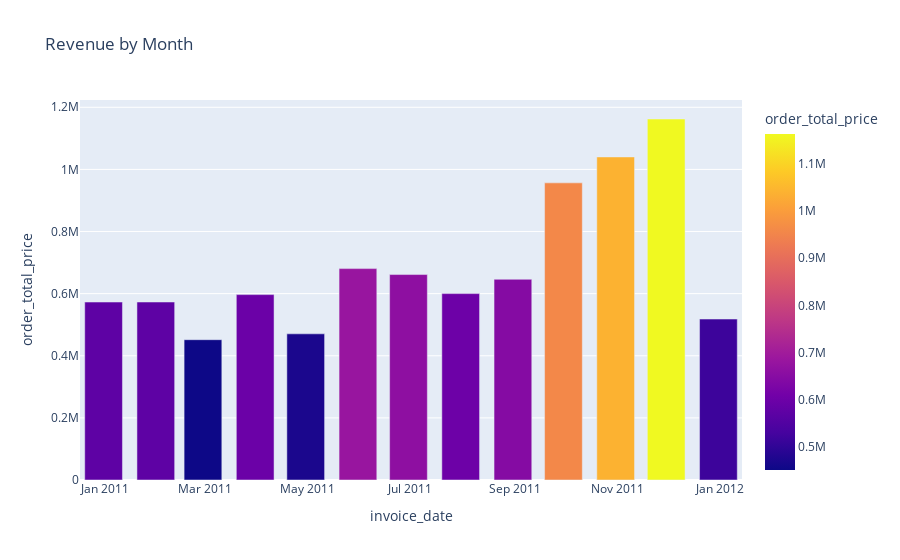

The cell this chart's notebook holds for it:
### Code cell
fig = px.bar(df1[['invoice_date', 'order_total_price']].set_index('invoice_date').resample('M').sum().reset_index(),
x='invoice_date', y='order_total_price', title= 'Revenue by Month', color='order_total_price')
fig.show()

### Figure 1 — Plotly figure (JSON) as saved in the notebook; plotly's stock layout.template omitted (floating-point values rounded to 4 significant figures)
{"data": [{"alignmentgroup": "True", "hovertemplate": "invoice_date=%{x}<br>order_total_price=%{marker.color}<extra></extra>", "legendgroup": "", "marker": {"color": [572900.0, 573000.0, 451700.0, 596900.0, 470600.0, 680600.0, 661400.0, 600100.0, 646200.0, 956700.0, 1040000.0, 1162000.0, 518200.0], "coloraxis": "coloraxis", "pattern": {"shape": ""}}, "name": "", "offsetgroup": "", "orientation": "v", "showlegend": false, "textposition": "auto", "type": "bar", "x": ["2010-12-31T00:00:00", "2011-01-31T00:00:00", "2011-02-28T00:00:00", "2011-03-31T00:00:00", "2011-04-30T00:00:00", "2011-05-31T00:00:00", "2011-06-30T00:00:00", "2011-07-31T00:00:00", "2011-08-31T00:00:00", "2011-09-30T00:00:00", "2011-10-31T00:00:00", "2011-11-30T00:00:00", "2011-12-31T00:00:00"], "xaxis": "x", "y": [572900.0, 573000.0, 451700.0, 596900.0, 470600.0, 680600.0, 661400.0, 600100.0, 646200.0, 956700.0, 1040000.0, 1162000.0, 518200.0], "yaxis": "y"}], "layout": {"barmode": "relative", "coloraxis": {"colorbar": {"title": {"text": "order_total_price"}}, "colorscale": [[0, "#0d0887"], [0.1111, "#46039f"], [0.2222, "#7201a8"], [0.3333, "#9c179e"], [0.4444, "#bd3786"], [0.5556, "#d8576b"], [0.6667, "#ed7953"], [0.7778, "#fb9f3a"], [0.8889, "#fdca26"], [1, "#f0f921"]]}, "legend": {"tracegroupgap": 0}, "title": {"text": "Revenue by Month"}, "xaxis": {"anchor": "y", "domain": [0, 1], "title": {"text": "invoice_date"}}, "yaxis": {"anchor": "x", "domain": [0, 1], "title": {"text": "order_total_price"}}}}
